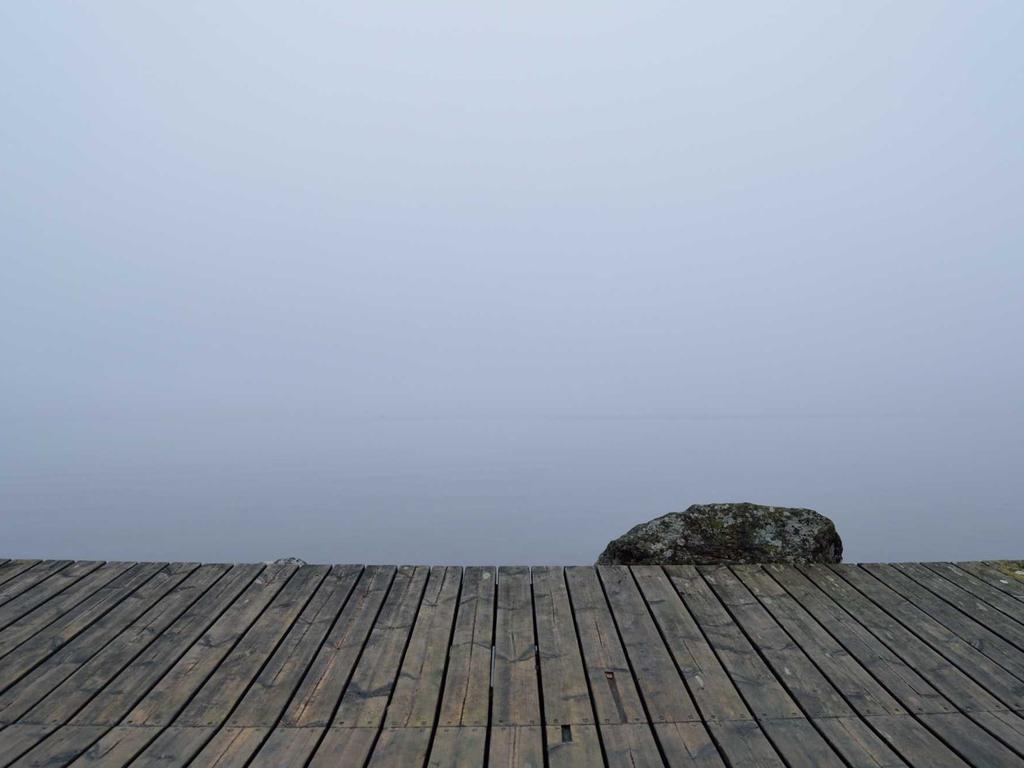
#> input picture tests/fixtures/real_image.jpg, 1024 x 768 px
$ python -i perceptual_hash.py   (imports and definitions only)
#> lines starting #> are read from the running program, lines starting #| are printed output that depends on the picture
"""Perceptual hashing for exact / near-exact duplicate detection in reverse-image search.

Embedding cosine finds *visually similar* images; a perceptual hash (dHash) confirms *the same
image* (re-encodes, crops, mild rescales) by Hamming distance on a compact 64-bit fingerprint.
Used to harden reverse search for NFT provenance / exact-duplicate verification — the embedding
retrieval narrows to candidates, the hash confirms which are true duplicates.

Pure PIL + numpy (both already dependencies); no extra packages.
"""
from __future__ import annotations

import io
from typing import Optional

import numpy as np


def _load_gray(image_bytes: bytes, size):
    """Decode → flatten any alpha over a white background → grayscale → resize.
    Compositing over white prevents transparent PNGs from collapsing to all-black
    (which would make every transparent image hash-collide)."""
    from PIL import Image
    img = Image.open(io.BytesIO(image_bytes))
    if img.mode in ("RGBA", "LA", "PA") or "transparency" in img.info:
        img = img.convert("RGBA")
        bg = Image.new("RGBA", img.size, (255, 255, 255, 255))
        img = Image.alpha_composite(bg, img)
    return img.convert("L").resize(size, Image.Resampling.LANCZOS)

# Hamming-distance thresholds on the 64-bit hash.
EXACT_MAX = 0     # identical fingerprint = exact duplicate (re-encode/format change)
NEAR_MAX = 6      # ≤6 bits differ = near-duplicate (mild crop/scale/recompress)


def dhash(image_bytes: bytes, hash_size: int = 8) -> Optional[int]:
    """Difference hash: grayscale → resize to (hash_size+1, hash_size) → compare adjacent
    columns → (hash_size*hash_size)-bit integer. Robust to scale/compression, sensitive to
    content. Returns None if the bytes aren't a decodable image."""
    try:
        img = _load_gray(image_bytes, (hash_size + 1, hash_size))
    except Exception:
        return None
    px = np.asarray(img, dtype=np.int16)
    diff = px[:, 1:] > px[:, :-1]            # [hash_size, hash_size] bool
    bits = 0
    for b in diff.flatten():
        bits = (bits << 1) | int(b)
    return bits


def phash(image_bytes: bytes, hash_size: int = 8, highfreq: int = 4) -> Optional[int]:
    """DCT-based perceptual hash — more robust than dHash to gamma/brightness shifts."""
    try:
        import scipy.fftpack as fft  # optional; fall back to dhash if missing
        img = _load_gray(image_bytes, (hash_size * highfreq, hash_size * highfreq))
    except Exception:
        return None
    px = np.asarray(img, dtype=np.float32)
    d = fft.dct(fft.dct(px, axis=0), axis=1)[:hash_size, :hash_size]
    med = np.median(d[1:].flatten())
    bits = 0
    for b in (d > med).flatten():
        bits = (bits << 1) | int(b)
    return bits


def hamming(a: int, b: int) -> int:
    """Number of differing bits between two hashes."""
    return bin(a ^ b).count("1")


def classify(distance: Optional[int]) -> str:
    """Map a Hamming distance to a duplicate class."""
    if distance is None:
        return "unknown"
    if distance <= EXACT_MAX:
        return "exact_duplicate"
    if distance <= NEAR_MAX:
        return "near_duplicate"
    return "similar"

>>> import cv2
>>> picture = cv2.imread('../../tests/fixtures/real_image.jpg', cv2.IMREAD_GRAYSCALE)
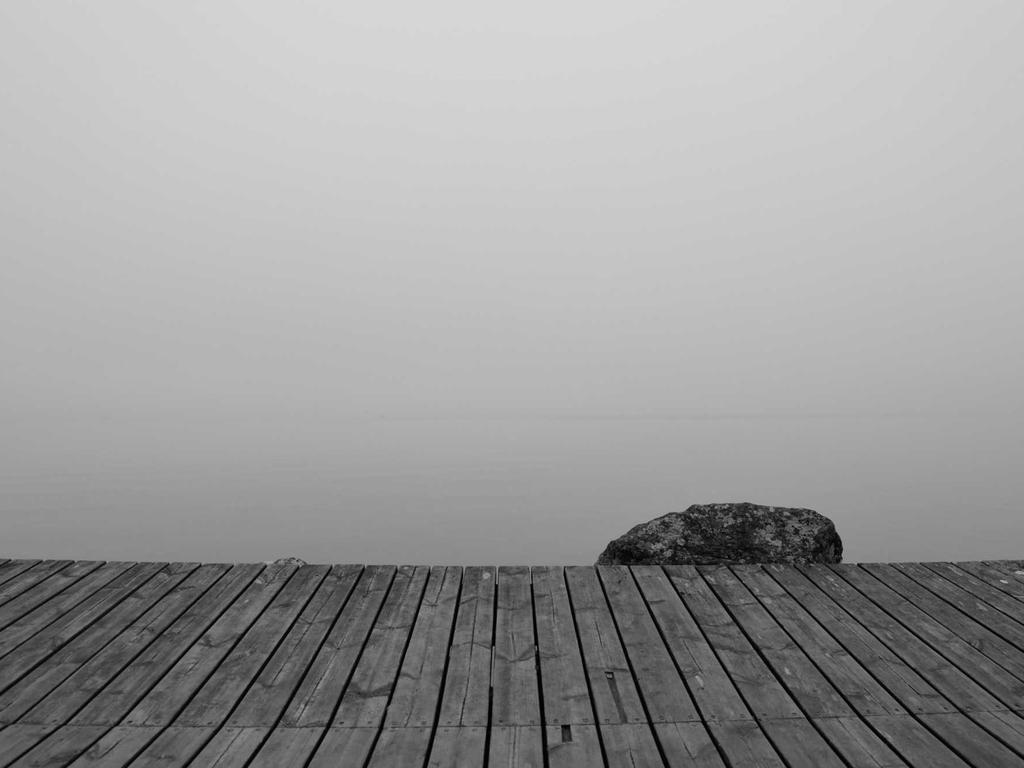
#> picture: shape (768, 1024); min 0, max 217, mean 156.3
>>> result = dhash(picture)
